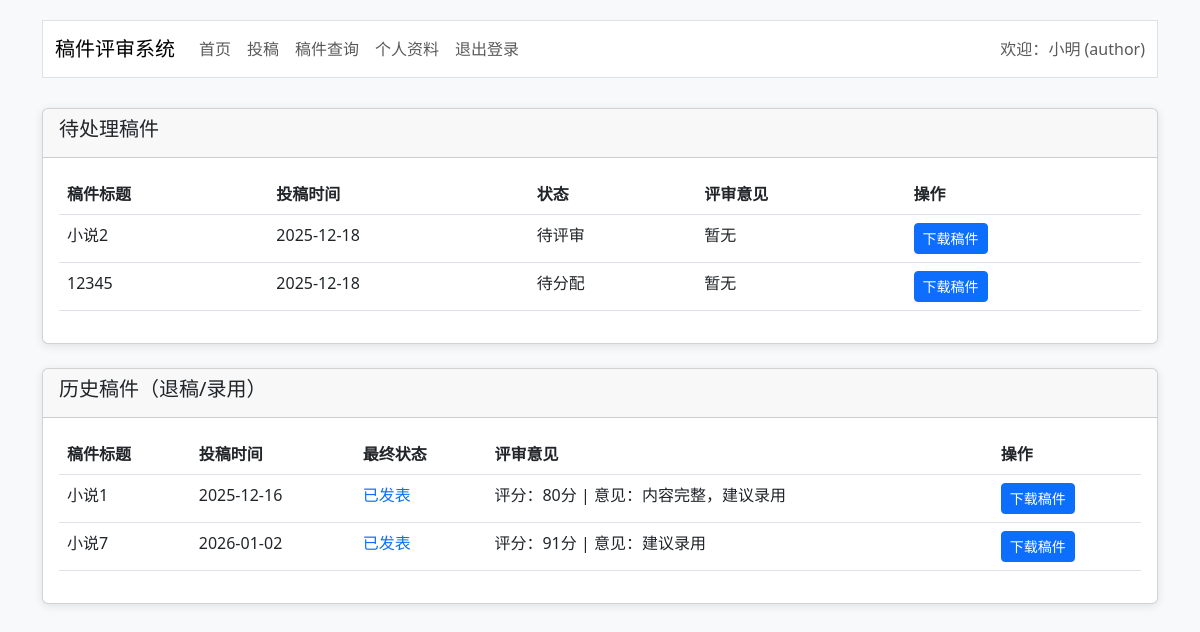
/author/papers (signed in), run on the app's committed database.
### app.py (models this page shows, shortened)
class User(UserMixin, db.Model):
    id = db.Column(db.Integer, primary_key=True)
    username = db.Column(db.String(50), unique=True, nullable=False)  # 账号
    password_hash = db.Column(db.String(200), nullable=False)  # 密码哈希
    name = db.Column(db.String(50), nullable=False)  # 姓名
    phone = db.Column(db.String(20))  # 手机号
    email = db.Column(db.String(100))  # 邮箱
    role = db.Column(db.String(20), nullable=False)  # author/editor/expert/chief

class Manuscript(db.Model):
    id = db.Column(db.Integer, primary_key=True)
    title = db.Column(db.String(200), nullable=False)  # 文章题目
    author_name = db.Column(db.String(50), nullable=False)  # 作者姓名
    keywords = db.Column(db.String(200), nullable=False)  # 关键词
    file_path = db.Column(db.String(200), nullable=False)  # 稿件文件路径
    status = db.Column(db.String(20), default='pending_assign')
    create_time = db.Column(db.DateTime, default=datetime.datetime.now)  # 投稿时间
    publish_time = db.Column(db.Date)  # 发表日期
    author_id = db.Column(db.Integer, db.ForeignKey('user.id'), nullable=False)  # 投稿作者ID
    expert_id = db.Column(db.Integer, db.ForeignKey('user.id'))  # 评审专家ID
    sort_num = db.Column(db.Integer)  # 发表排序号
    author = db.relationship('User', foreign_keys=[author_id], backref='manuscripts')
    expert = db.relationship('User', foreign_keys=[expert_id])

class Review(db.Model):
    id = db.Column(db.Integer, primary_key=True)
    manuscript_id = db.Column(db.Integer, db.ForeignKey('manuscript.id'), nullable=False)
    score = db.Column(db.Integer, nullable=False, default=0)  # 评分（0-100）
    opinion = db.Column(db.String(200), nullable=False, default='')  # 评审意见（200字内）
    reject_reason = db.Column(db.String(200))  # 拒审原因
    create_time = db.Column(db.DateTime, default=datetime.datetime.now)
    manuscript = db.relationship('Manuscript', backref='reviews')

### app.py (the view)
@app.route('/author/papers')
@login_required
def author_papers():
    if current_user.role != 'author':
        flash('无权限！')
        return redirect(url_for('login'))
    all_papers = Manuscript.query.filter_by(author_id=current_user.id).all()
    pending_papers = [p for p in all_papers if p.status in ['pending_assign', 'pending_review', 'rejected_review', 'reviewed']]
    history_papers = [p for p in all_papers if p.status in ['rejected', 'accepted', 'published']]
    for paper in all_papers:
        paper.review_info = Review.query.filter_by(manuscript_id=paper.id).first()
    return render_template('author/papers.html',
                           pending_papers=pending_papers,
                           history_papers=history_papers)

### app.py (called while the page is built)
@login_manager.user_loader
def load_user(user_id):
    return User.query.get(int(user_id))

### templates/author/papers.html (shortened to what this page needs)
{% extends "base.html" %}
{% block content %}
<div class="card mb-4">
    <div class="card-header">
        <h5>待处理稿件</h5>
    </div>
    <div class="card-body">
        {% if pending_papers %}
        <div class="table-responsive">
            <table class="table table-hover">
                <thead>
                    <tr>
                        <th>稿件标题</th>
                        <th>投稿时间</th>
                        <th>状态</th>
                        <th>评审意见</th>
                        <th>操作</th>
                    </tr>
                </thead>
                <tbody>
                    {% for paper in pending_papers %}
                    <tr>
                        <td>{{ paper.title }}</td>
                        <td>{{ paper.create_time.strftime('%Y-%m-%d') }}</td>
                        <td>
                            {% if paper.status == 'pending_assign' %}待分配{% endif %}
                            {% if paper.status == 'pending_review' %}待评审{% endif %}
                        </td>
                        <td>
                            {% if paper.review_info %}
                                {% if paper.status == 'rejected_review' %}
                                    <span class="text-danger">拒审原因：{{ paper.review_info.reject_reason }}</span>
                                {% elif paper.status == 'reviewed' %}
                                    评分：{{ paper.review_info.score }}分 | 意见：{{ paper.review_info.opinion }}
                                {% else %}
                                    暂无
                                {% endif %}
                            {% else %}
                                暂无
                            {% endif %}
                        </td>
                        <td>
                            <a href="{{ url_for('download', paper_id=paper.id) }}" class="btn btn-sm btn-primary">下载稿件</a>
                        </td>
                    </tr>
                    {% endfor %}
                </tbody>
            </table>
        </div>
        {% else %}
        <div class="alert alert-info">暂无待处理稿件</div>
        {% endif %}
    </div>
</div>
<div class="card">
    <div class="card-header">
        <h5>历史稿件（退稿/录用）</h5>
    </div>
    <div class="card-body">
        {% if history_papers %}
        <div class="table-responsive">
            <table class="table table-hover">
                <thead>
                    <tr>
                        <th>稿件标题</th>
                        <th>投稿时间</th>
                        <th>最终状态</th>
                        <th>评审意见</th>
                        <th>操作</th>
                    </tr>
                </thead>
                <tbody>
                    {% for paper in history_papers %}
                    <tr>
                        <td>{{ paper.title }}</td>
                        <td>{{ paper.create_time.strftime('%Y-%m-%d') }}</td>
                        <td>
                            {% if paper.status == 'published' %}<span class="text-primary">已发表</span>{% endif %}
                        </td>
                        <td>
                            {% if paper.review_info %}
                                评分：{{ paper.review_info.score }}分 | 意见：{{ paper.review_info.opinion }}
                            {% else %}
                                暂无
                            {% endif %}
                        </td>
                        <td>
                            <a href="{{ url_for('download', paper_id=paper.id) }}" class="btn btn-sm btn-primary">下载稿件</a>
                        </td>
                    </tr>
                    {% endfor %}
                </tbody>
            </table>
        </div>
        {% else %}
        <div class="alert alert-info">暂无历史稿件</div>
        {% endif %}
    </div>
</div>
{% endblock %}

### templates/base.html (shortened to what this page needs)
<!DOCTYPE html>
<html lang="zh-CN">
<head>
    <link href="https://cdn.jsdelivr.net/npm/bootstrap@5.3.0/dist/css/bootstrap.min.css" rel="stylesheet">
</head>
<body>
    <div class="container">
        {% if current_user.is_authenticated %}
        <nav class="navbar navbar-expand-lg navbar-light bg-white border">
            <div class="container-fluid">
                <a class="navbar-brand" href="{{ url_for(current_user.role ~ '_index') }}">稿件评审系统</a>
                <div class="navbar-nav">
                    <a class="nav-link" href="{{ url_for(current_user.role ~ '_index') }}">首页</a>
                    {% if current_user.role == 'author' %}
                    <a class="nav-link" href="{{ url_for('author_submit_step1') }}">投稿</a>
                    <a class="nav-link" href="{{ url_for('author_papers') }}">稿件查询</a>
                    <a class="nav-link" href="{{ url_for('author_profile') }}">个人资料</a>
                    {% endif %}
                    <a class="nav-link" href="{{ url_for('logout') }}">退出登录</a>
                </div>
                <span class="navbar-text ms-auto">
                    欢迎：{{ current_user.name }} ({{ current_user.role }})
                </span>
            </div>
        </nav>
        {% endif %}
        {% block content %}{% endblock %}
    </div>
</body>
</html>

### templates/base.html (style rules this page uses)
body { padding-top: 20px; background-color: #f8f9fa; }
.card { box-shadow: 0 2px 10px rgba(0,0,0,0.1); margin-bottom: 20px; }
.navbar { margin-bottom: 30px; }

### data on the page
User: name "小明", role "author"
Manuscript: title "小说2", create_time "2025-12-18", status "待评审"
Manuscript: title "12345", create_time "2025-12-18", status "待分配", shows "暂无"
Manuscript: title "小说1", create_time "2025-12-16", status "已发表", review_info.score "80", review_info.opinion "内容完整，建议录用"
Manuscript: title "小说7", create_time "2026-01-02", status "已发表", review_info.score "91", review_info.opinion "建议录用"
